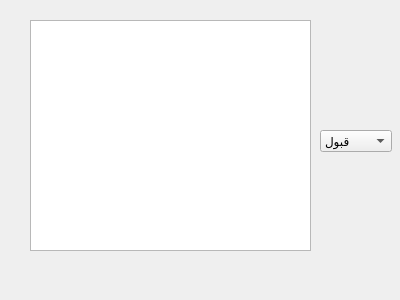
<?xml version="1.0" encoding="UTF-8"?>
<ui version="4.0">
 <class>Dialog</class>
 <widget class="QDialog" name="Dialog">
  <property name="geometry">
   <rect>
    <x>0</x>
    <y>0</y>
    <width>400</width>
    <height>300</height>
   </rect>
  </property>
  <property name="windowTitle">
   <string>Dialog</string>
  </property>
  <widget class="QTableView" name="tableView">
   <property name="geometry">
    <rect>
     <x>30</x>
     <y>20</y>
     <width>281</width>
     <height>231</height>
    </rect>
   </property>
  </widget>
  <widget class="QComboBox" name="comboBox">
   <property name="geometry">
    <rect>
     <x>320</x>
     <y>130</y>
     <width>72</width>
     <height>22</height>
    </rect>
   </property>
   <item>
    <property name="text">
     <string>قبول</string>
    </property>
   </item>
   <item>
    <property name="text">
     <string>رد</string>
    </property>
   </item>
  </widget>
 </widget>
 <resources/>
 <connections/>
</ui>
